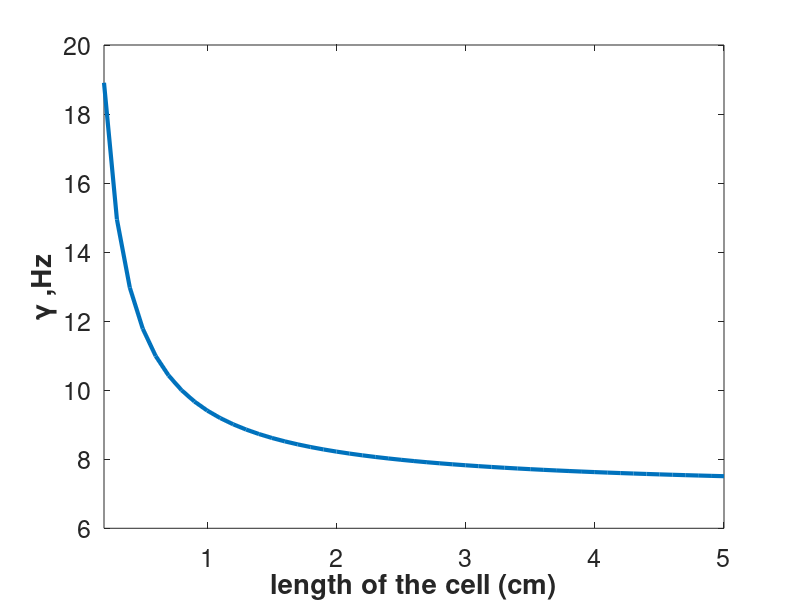
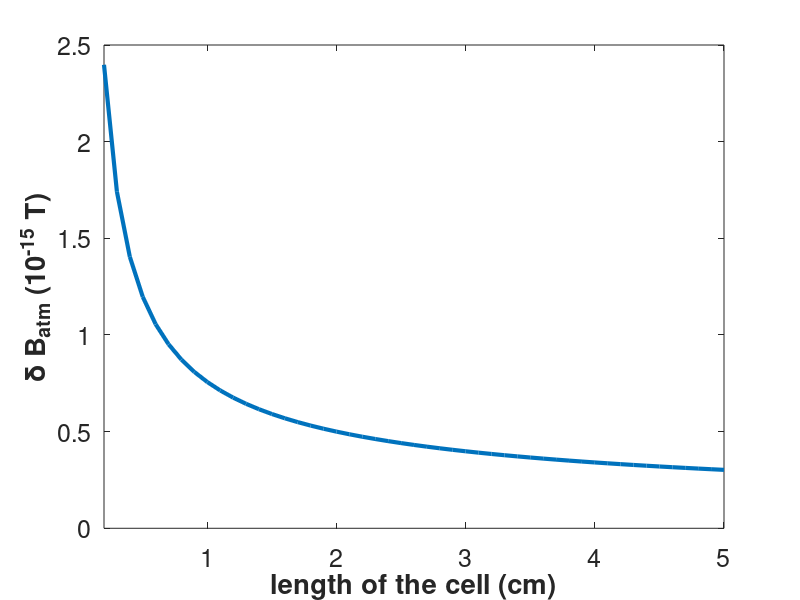
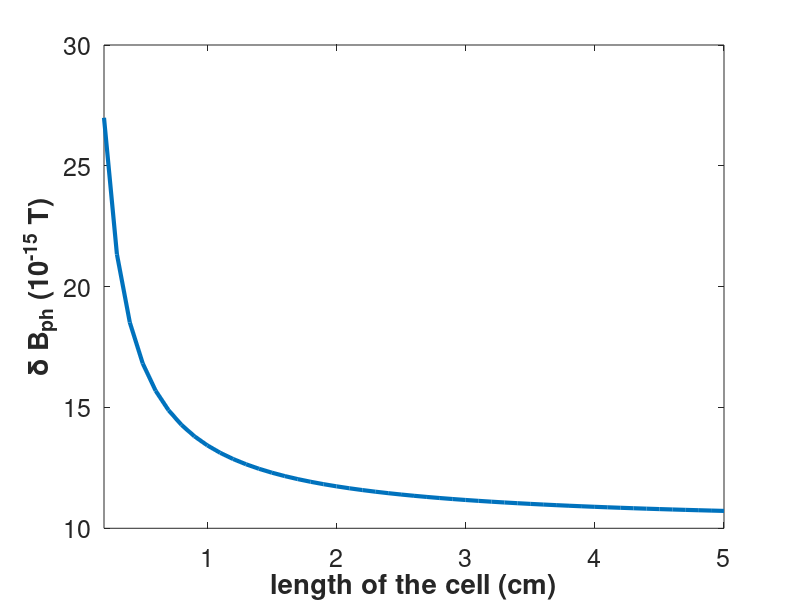
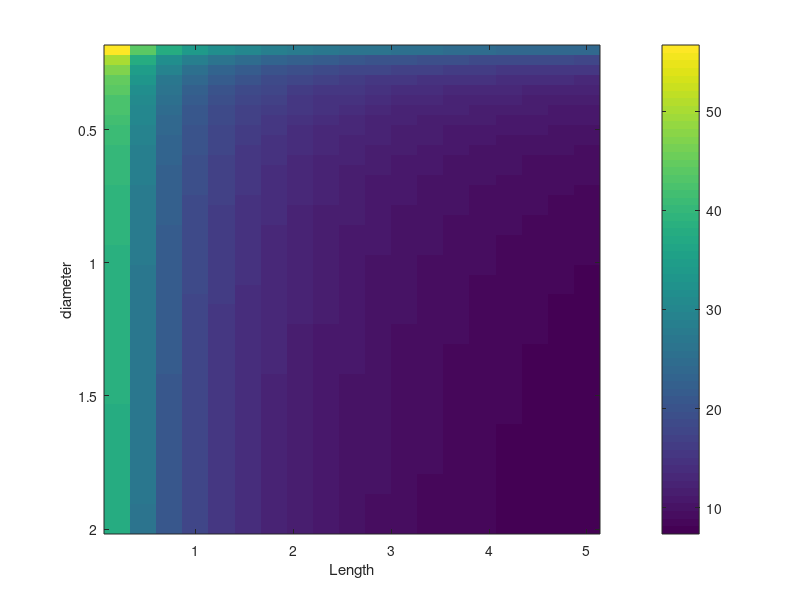

These charts were generated, in order, by the following MATLAB code:
%%intrinsic_sens_nmor calculates the intrinsic noise of the NMOR single beam sensor.
%
% output dB_i - the values of intrinsic noise for NMOR as a function of
% length and width (LxW) of the vapour cell
%
%Note: one can explore dB_i as a fuction of any parameter in the model in
%similar way it's done here for cell volume (LxW)
%
%More details in paper:
%https://doi.org/10.1016/j.neuroimage.2022.119747.
%
%Author Yulia Bezsudnova
%% parameters of the model

Lstrart=2/1000; %Lower limit of the length [m]
Lfinish=50/1000; %Upper limit of the length [m] 
L=Lstrart:1/1000:Lfinish; %m

Wstart=2/1000;  %Lower limit of the width [m]
Wfinish=20/1000;  %Upper limit of the width [m]
W=Wstart:1/1000:Wfinish;


m = 87*1.66*10^(-27);  % atomic mass Rb87
T = 22; % Temperature of the cell
Vthermal = sqrt(1.38*10^(-23)*8*(T + 273)/m); %[m/sec]
sSE = 2*10^(-14)*10^(-4); % spin exchange collision cross-section [m2]
gamma = 7*10^9*2*pi; %gyromagnetic ratio [Hz/T]
nai = 8.5*10^9*10^(6); % atomic number density [num/m^3]
crossec = W.^2; % cell cross0-section [m]
h = 1.054*10^(-34); % plank C

fr=377*10^12; %frequency of the pumping light
Iph=7*10^(-6)/(2*10^-6); %pump beam intensity [W/m^2]
kv=10^(-23); %microscopic absorption cross-section [m^2]

%% calculating width of the resonance

%spin-exchange collision relaxation rate
relother = sSE*Vthermal*nai*sqrt(2)*0.2; 

%wall collision relaxation rate
A=L'*W*4.+2*crossec; %cell shape factor
relwall = 1/10000*Vthermal*(A)./(4*L'*crossec);

%light-induced relaxation rate
int_part=[];
s=1;

for L1=Lstrart:1/1000:Lfinish
int_part(s)=integral(@(x)exp(-kv*nai*x),0,L1);
s=s+1;
end

Imean=Iph*int_part./L;
rellight= repmat((2*kv/(h*fr).*Imean)',1,length(W));

%width (HWHM) of the resonance
Width_sensor=rellight+relother+relwall;


%sanity check 
figure(1)
plot(L*100 ,Width_sensor(:,9),'LineWidth',3)
xlabel('length of the cell (cm)','FontSize',24,'FontWeight','bold')
ylabel('\gamma ,Hz','FontSize',24,'FontWeight','bold')
xlim([0.2 5])
set(gca,'fontsize',18)

%% atomic-shot noise

dB_atm = 1/gamma.*sqrt(Width_sensor./(L'*crossec.*nai));

figure(2)
plot(L*100 ,dB_atm(:,9)*10^(15),'LineWidth',3)
xlabel('length of the cell (cm)','FontSize',24,'FontWeight','bold')
ylabel('\delta B_{atm} (10^{-15} T)','FontSize',24,'FontWeight','bold')
xlim([0.2 5])
set(gca,'fontsize',18)

%% photon-shot noise

h = 1.054*10^(-34);
pow=7*10^(-6);
Amp=0.6*10^(-3);

dB_phsh=1/gamma*1/2*sqrt(h*fr/(pow)).*Width_sensor./Amp;

figure(3)
plot(L*100 ,dB_phsh(:,9)*10^(15),'LineWidth',3)
xlabel('length of the cell (cm)','FontSize',24,'FontWeight','bold')
ylabel('\delta B_{ph} (10^{-15} T)','FontSize',24,'FontWeight','bold')
xlim([0.2 5])
set(gca,'fontsize',18)
%% intrinsic sensitivity ft/sqrtHz

dB_i=sqrt(dB_phsh.^2+dB_atm.^2);

figure(4)
plot(L*100 ,dB_i(:,9)*10^(15),'LineWidth',3)
xlabel('L (cm)','FontSize',24,'FontWeight','bold')
ylabel('\delta B_{i} (10^{-15} T)','FontSize',24,'FontWeight','bold')
xlim([0.2 5])
set(gca,'fontsize',18)

save dB_i_nmor dB_i
%% plot

imagesc(L*100,W*100,dB_i.*10^15)
colorbar
xlabel('Length')
ylabel('diameter')